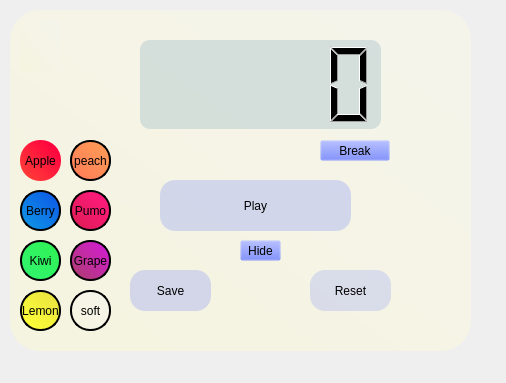
<?xml version="1.0" encoding="UTF-8"?>
<ui version="4.0">
 <class>Dialog</class>
 <widget class="QDialog" name="Dialog">
  <property name="geometry">
   <rect>
    <x>0</x>
    <y>0</y>
    <width>506</width>
    <height>383</height>
   </rect>
  </property>
  <property name="windowTitle">
   <string>Dialog</string>
  </property>
  <widget class="QPushButton" name="SaveButton">
   <property name="geometry">
    <rect>
     <x>130</x>
     <y>270</y>
     <width>81</width>
     <height>41</height>
    </rect>
   </property>
   <property name="styleSheet">
    <string notr="true">font: 15pt &quot;MS Shell Dlg 2&quot;;
background-color: rgba(66, 91, 255, 50);
border-radius: 15;</string>
   </property>
   <property name="text">
    <string>Save</string>
   </property>
  </widget>
  <widget class="QPushButton" name="Work">
   <property name="geometry">
    <rect>
     <x>310</x>
     <y>270</y>
     <width>81</width>
     <height>41</height>
    </rect>
   </property>
   <property name="styleSheet">
    <string notr="true">font: 15pt &quot;MS Shell Dlg 2&quot;;
background-color: rgba(66, 91, 255, 40);
border-radius: 15;</string>
   </property>
   <property name="text">
    <string>Reset</string>
   </property>
  </widget>
  <widget class="QLCDNumber" name="Clock">
   <property name="geometry">
    <rect>
     <x>140</x>
     <y>40</y>
     <width>241</width>
     <height>89</height>
    </rect>
   </property>
   <property name="styleSheet">
    <string notr="true">background-color: rgba(157, 188, 199, 95);
border-radius: 10;</string>
   </property>
  </widget>
  <widget class="QWidget" name="Background" native="true">
   <property name="geometry">
    <rect>
     <x>10</x>
     <y>10</y>
     <width>461</width>
     <height>341</height>
    </rect>
   </property>
   <property name="styleSheet">
    <string notr="true">background-color: qlineargradient(spread:pad, x1:0.057, y1:0.943182, x2:0.857955, y2:0.125, stop:0 rgba(245, 244, 224, 255), stop:1 rgba(245, 244, 234, 255));

border-radius: 30px
</string>
   </property>
   <widget class="QPushButton" name="pushButton_2">
    <property name="geometry">
     <rect>
      <x>10</x>
      <y>130</y>
      <width>41</width>
      <height>41</height>
     </rect>
    </property>
    <property name="styleSheet">
     <string notr="true">
background-color: qlineargradient(spread:pad, x1:0.057, y1:0.943182, x2:0.857955, y2:0.125, stop:0 rgba(255, 65, 55, 255), stop:1 rgba(255, 1, 63, 255));


border-radius : 20; border : 2px solid black
font 75 12pt &quot;MS Shell Dlg 2&quot;;</string>
    </property>
    <property name="text">
     <string>Apple</string>
    </property>
   </widget>
   <widget class="QPushButton" name="pushButton_5">
    <property name="geometry">
     <rect>
      <x>60</x>
      <y>130</y>
      <width>41</width>
      <height>41</height>
     </rect>
    </property>
    <property name="styleSheet">
     <string notr="true">background-color: qlineargradient(spread:pad, x1:0.057, y1:0.943182, x2:0.857955, y2:0.125, stop:0 rgba(255,124,87, 255), stop:1 rgba(255,154,87, 255));

border-radius : 20; border : 2px solid black;</string>
    </property>
    <property name="text">
     <string>peach</string>
    </property>
   </widget>
   <widget class="QPushButton" name="pushButton_6">
    <property name="geometry">
     <rect>
      <x>10</x>
      <y>180</y>
      <width>41</width>
      <height>41</height>
     </rect>
    </property>
    <property name="styleSheet">
     <string notr="true">background-color: qlineargradient(spread:pad, x1:0.057, y1:0.943182, x2:0.857955, y2:0.125, stop:0 rgba(14, 150, 230, 255), stop:1 rgba(14, 93, 230, 255));


border-radius : 20; border : 2px solid black</string>
    </property>
    <property name="text">
     <string>Berry</string>
    </property>
   </widget>
   <widget class="QPushButton" name="pushButton_7">
    <property name="geometry">
     <rect>
      <x>60</x>
      <y>180</y>
      <width>41</width>
      <height>41</height>
     </rect>
    </property>
    <property name="styleSheet">
     <string notr="true">background-color: qlineargradient(spread:pad, x1:0.057, y1:0.943182, x2:0.857955, y2:0.125, stop:0 rgba(222, 27, 85, 255), stop:1 rgba(255, 27, 125, 255));

border-radius : 20; border : 2px solid black</string>
    </property>
    <property name="text">
     <string>Pumo</string>
    </property>
   </widget>
   <widget class="QPushButton" name="pushButton_8">
    <property name="geometry">
     <rect>
      <x>10</x>
      <y>230</y>
      <width>41</width>
      <height>41</height>
     </rect>
    </property>
    <property name="styleSheet">
     <string notr="true">background-color: qlineargradient(spread:pad, x1:0.057, y1:0.943182, x2:0.857955, y2:0.125, stop:0 rgba(48, 243, 110, 255), stop:1 rgba(48, 243, 87, 255));


border-radius : 20; border : 2px solid black</string>
    </property>
    <property name="text">
     <string>Kiwi</string>
    </property>
   </widget>
   <widget class="QPushButton" name="pushButton_9">
    <property name="geometry">
     <rect>
      <x>60</x>
      <y>230</y>
      <width>41</width>
      <height>41</height>
     </rect>
    </property>
    <property name="styleSheet">
     <string notr="true">background-color: qlineargradient(spread:pad, x1:0.057, y1:0.943182, x2:0.857955, y2:0.125, stop:0 rgba(173, 61, 111, 255), stop:1 rgba(210, 30, 205, 255));

border-radius : 20; border : 2px solid black</string>
    </property>
    <property name="text">
     <string>Grape</string>
    </property>
   </widget>
   <widget class="QPushButton" name="pushButton_10">
    <property name="geometry">
     <rect>
      <x>10</x>
      <y>280</y>
      <width>41</width>
      <height>41</height>
     </rect>
    </property>
    <property name="styleSheet">
     <string notr="true">background-color: qlineargradient(spread:pad, x1:0.057, y1:0.943182, x2:0.857955, y2:0.125, stop:0 rgba(255, 255, 55, 255), stop:1 rgba(232, 225, 20, 200));


border-radius : 20; border : 2px solid black</string>
    </property>
    <property name="text">
     <string>Lemon</string>
    </property>
   </widget>
   <widget class="QPushButton" name="pushButton">
    <property name="geometry">
     <rect>
      <x>10</x>
      <y>10</y>
      <width>41</width>
      <height>41</height>
     </rect>
    </property>
    <property name="styleSheet">
     <string notr="true">image: url(:/home icon/Theme window/Home-icon.png);

background: transparent</string>
    </property>
    <property name="text">
     <string/>
    </property>
   </widget>
   <widget class="QPushButton" name="pushButton_11">
    <property name="geometry">
     <rect>
      <x>60</x>
      <y>280</y>
      <width>41</width>
      <height>41</height>
     </rect>
    </property>
    <property name="styleSheet">
     <string notr="true">background-color: qlineargradient(spread:pad, x1:0.057, y1:0.943182, x2:0.857955, y2:0.125, stop:0 rgba(245, 244, 224, 255), stop:1 rgba(245, 244, 234, 255));

border-radius : 20; border : 2px solid black</string>
    </property>
    <property name="text">
     <string>soft</string>
    </property>
   </widget>
   <widget class="QPushButton" name="pushButton_3">
    <property name="geometry">
     <rect>
      <x>10</x>
      <y>10</y>
      <width>41</width>
      <height>51</height>
     </rect>
    </property>
    <property name="autoFillBackground">
     <bool>false</bool>
    </property>
    <property name="styleSheet">
     <string notr="true">


image: url(:/newPrefix/Home-icon.png);</string>
    </property>
    <property name="text">
     <string/>
    </property>
   </widget>
   <zorder>pushButton_3</zorder>
   <zorder>pushButton_2</zorder>
   <zorder>pushButton_5</zorder>
   <zorder>pushButton_6</zorder>
   <zorder>pushButton_7</zorder>
   <zorder>pushButton_8</zorder>
   <zorder>pushButton_9</zorder>
   <zorder>pushButton_10</zorder>
   <zorder>pushButton</zorder>
   <zorder>pushButton_11</zorder>
  </widget>
  <widget class="QToolButton" name="BreakTool">
   <property name="geometry">
    <rect>
     <x>320</x>
     <y>140</y>
     <width>70</width>
     <height>21</height>
    </rect>
   </property>
   <property name="styleSheet">
    <string notr="true">background-color: rgba(66, 91, 255, 0);
font: 18pt &quot;MS Shell Dlg 2&quot;;</string>
   </property>
   <property name="text">
    <string>Break</string>
   </property>
  </widget>
  <widget class="QToolButton" name="HideTool">
   <property name="geometry">
    <rect>
     <x>240</x>
     <y>240</y>
     <width>41</width>
     <height>21</height>
    </rect>
   </property>
   <property name="styleSheet">
    <string notr="true">background-color: rgba(66, 91, 255, 0);
font: 14pt &quot;MS Shell Dlg 2&quot;;</string>
   </property>
   <property name="text">
    <string>Hide</string>
   </property>
  </widget>
  <widget class="QPushButton" name="Play">
   <property name="geometry">
    <rect>
     <x>160</x>
     <y>180</y>
     <width>191</width>
     <height>51</height>
    </rect>
   </property>
   <property name="styleSheet">
    <string notr="true">font: 25pt &quot;MS Shell Dlg 2&quot;;
background-color: rgba(66, 91, 255, 50);
border-radius: 15;</string>
   </property>
   <property name="text">
    <string>Play</string>
   </property>
  </widget>
  <zorder>Background</zorder>
  <zorder>SaveButton</zorder>
  <zorder>Work</zorder>
  <zorder>Clock</zorder>
  <zorder>BreakTool</zorder>
  <zorder>HideTool</zorder>
  <zorder>Play</zorder>
 </widget>
 <resources>
  <include location="../Theme window/Home-iconn.qrc"/>
 </resources>
 <connections/>
</ui>
